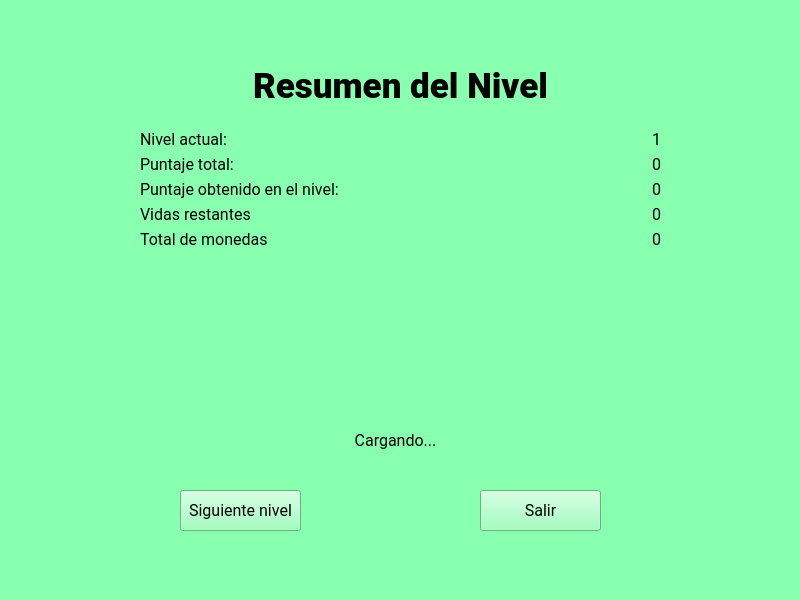
<?xml version="1.0" encoding="UTF-8"?>
<ui version="4.0">
 <class>VentanaPostNivel</class>
 <widget class="QMainWindow" name="VentanaPostNivel">
  <property name="geometry">
   <rect>
    <x>0</x>
    <y>0</y>
    <width>800</width>
    <height>600</height>
   </rect>
  </property>
  <property name="windowTitle">
   <string>Ventana Post-nivel</string>
  </property>
  <property name="styleSheet">
   <string notr="true">background-color: rgb(137, 255, 176)</string>
  </property>
  <widget class="QWidget" name="centralwidget">
   <property name="styleSheet">
    <string notr="true">font-family: Roboto, sans-serif;
font-size: 12pt;</string>
   </property>
   <widget class="QLabel" name="title">
    <property name="geometry">
     <rect>
      <x>230</x>
      <y>60</y>
      <width>341</width>
      <height>51</height>
     </rect>
    </property>
    <property name="styleSheet">
     <string notr="true">font-family: Roboto Black, sans-serif;
font-size: 26pt;</string>
    </property>
    <property name="text">
     <string>Resumen del Nivel</string>
    </property>
    <property name="alignment">
     <set>Qt::AlignCenter</set>
    </property>
   </widget>
   <widget class="QWidget" name="formLayoutWidget">
    <property name="geometry">
     <rect>
      <x>140</x>
      <y>130</y>
      <width>521</width>
      <height>261</height>
     </rect>
    </property>
    <layout class="QFormLayout" name="formLayout">
     <item row="0" column="0">
      <widget class="QLabel" name="na_texto">
       <property name="text">
        <string>Nivel actual:</string>
       </property>
      </widget>
     </item>
     <item row="0" column="1">
      <widget class="QLabel" name="level">
       <property name="text">
        <string>1</string>
       </property>
       <property name="alignment">
        <set>Qt::AlignRight|Qt::AlignTrailing|Qt::AlignVCenter</set>
       </property>
      </widget>
     </item>
     <item row="1" column="0">
      <widget class="QLabel" name="na_texto_2">
       <property name="text">
        <string>Puntaje total:</string>
       </property>
      </widget>
     </item>
     <item row="2" column="0">
      <widget class="QLabel" name="na_texto_3">
       <property name="text">
        <string>Puntaje obtenido en el nivel:</string>
       </property>
      </widget>
     </item>
     <item row="3" column="0">
      <widget class="QLabel" name="na_texto_4">
       <property name="text">
        <string>Vidas restantes</string>
       </property>
      </widget>
     </item>
     <item row="4" column="0">
      <widget class="QLabel" name="total_monedas_texto">
       <property name="text">
        <string>Total de monedas</string>
       </property>
      </widget>
     </item>
     <item row="1" column="1">
      <widget class="QLabel" name="total_score">
       <property name="text">
        <string>0</string>
       </property>
       <property name="alignment">
        <set>Qt::AlignRight|Qt::AlignTrailing|Qt::AlignVCenter</set>
       </property>
      </widget>
     </item>
     <item row="2" column="1">
      <widget class="QLabel" name="level_score">
       <property name="text">
        <string>0</string>
       </property>
       <property name="alignment">
        <set>Qt::AlignRight|Qt::AlignTrailing|Qt::AlignVCenter</set>
       </property>
      </widget>
     </item>
     <item row="3" column="1">
      <widget class="QLabel" name="lives_left">
       <property name="text">
        <string>0</string>
       </property>
       <property name="alignment">
        <set>Qt::AlignRight|Qt::AlignTrailing|Qt::AlignVCenter</set>
       </property>
      </widget>
     </item>
     <item row="4" column="1">
      <widget class="QLabel" name="coins">
       <property name="text">
        <string>0</string>
       </property>
       <property name="alignment">
        <set>Qt::AlignRight|Qt::AlignTrailing|Qt::AlignVCenter</set>
       </property>
      </widget>
     </item>
    </layout>
   </widget>
   <widget class="QPushButton" name="next_level">
    <property name="geometry">
     <rect>
      <x>180</x>
      <y>490</y>
      <width>121</width>
      <height>41</height>
     </rect>
    </property>
    <property name="text">
     <string>Siguiente nivel</string>
    </property>
   </widget>
   <widget class="QPushButton" name="exit">
    <property name="geometry">
     <rect>
      <x>480</x>
      <y>490</y>
      <width>121</width>
      <height>41</height>
     </rect>
    </property>
    <property name="text">
     <string>Salir</string>
    </property>
   </widget>
   <widget class="QLabel" name="keep_playing">
    <property name="geometry">
     <rect>
      <x>230</x>
      <y>430</y>
      <width>331</width>
      <height>21</height>
     </rect>
    </property>
    <property name="text">
     <string>Cargando...</string>
    </property>
    <property name="alignment">
     <set>Qt::AlignCenter</set>
    </property>
   </widget>
  </widget>
 </widget>
 <resources/>
 <connections/>
</ui>
